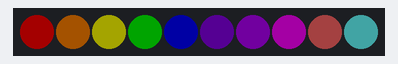
Simulated run of this program. Board: MicroPython board. Shown: 10 RGB LEDs in strip order, left to right. Dim RGB values are drawn brighter than linear; what the program prints to the serial console is not drawn.

Above: at 0.05 s.
At 38.68 s:
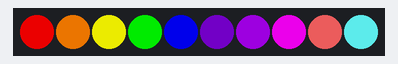

The program:

loesung04.py
```python
"""
AUFGABE 4: Regenbogen - Pulsierende Helligkeit

Erstelle einen pulsierenden Regenbogen:
- Zeige alle Regenbogenfarben auf dem LED-Streifen
- Die Helligkeit soll langsam hoch und runter gehen
- Wie ein "atmender" Regenbogen

Tipp: Du musst die RGB-Werte mit einem Faktor multiplizieren
der zwischen 0.1 und 1.0 wechselt
"""

import machine
import time
from neopixel import NeoPixel

LED_GP = 16
ANZAHL_LEDS = 10
pin = machine.Pin(LED_GP, machine.Pin.OUT)
leds = NeoPixel(pin, ANZAHL_LEDS)

# Regenbogenfarben
regenbogen = [
    (255, 0, 0),  # Rot
    (255, 127, 0),  # Orange
    (255, 255, 0),  # Gelb
    (0, 255, 0),  # Grün
    (0, 0, 255),  # Blau
    (75, 0, 130),  # Indigo
    (148, 0, 211),  # Violett
    (255, 0, 255),  # Magenta
    (255, 100, 100),  # Rosa
    (100, 255, 255),  # Cyan
]

print("Pulsierender Regenbogen startet...")

helligkeit = 0.1
richtung = 0.05  # Schrittweite

while True:
    # Helligkeit ändern
    helligkeit += richtung

    # Richtung umkehren wenn Grenzen erreicht
    if helligkeit >= 1.0:
        richtung = -0.05
    elif helligkeit <= 0.1:
        richtung = 0.05

    # Jede LED mit Regenbogenfarbe und Helligkeit
    for i in range(ANZAHL_LEDS):
        farbe = regenbogen[i]

        # Farbe mit Helligkeit multiplizieren
        rot = int(farbe[0] * helligkeit)
        gruen = int(farbe[1] * helligkeit)
        blau = int(farbe[2] * helligkeit)

        leds[i] = (rot, gruen, blau)

    leds.write()
    time.sleep(0.1)
```
